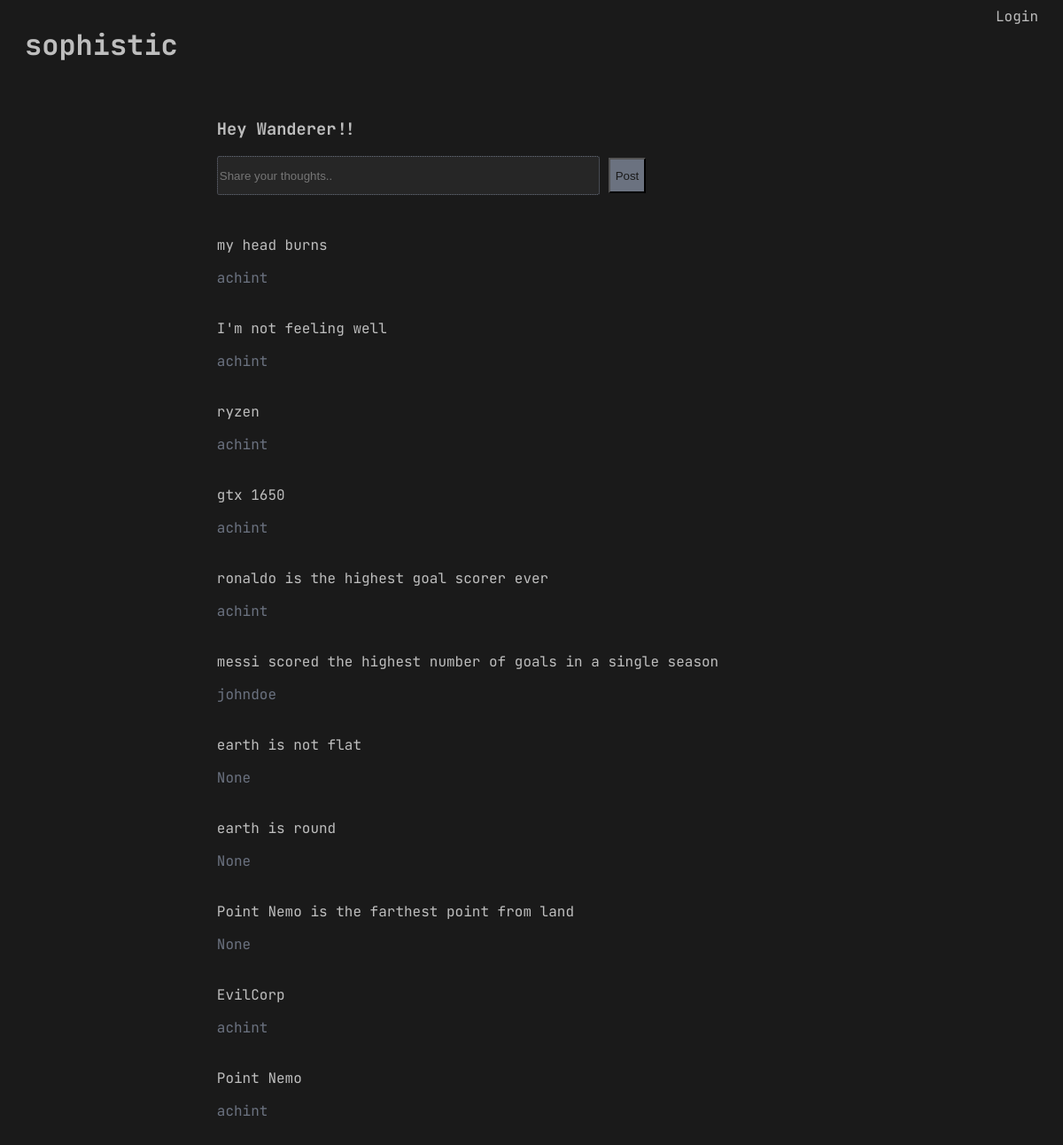
The page / on the database its author committed.
### base/models.py (models this page shows, shortened)
class Topic(models.Model):
    host = models.ForeignKey(User, on_delete=models.SET_NULL, null=True)
    topic = models.CharField(max_length=200)
    updated = models.DateTimeField(auto_now=True)
    created = models.DateTimeField(auto_now_add=True)
    class Meta:
        ordering = ['-updated', '-created']

### base/views.py (the view)
# urls.py: path('', views.HomeView, name='home'),
def HomeView(request):
    topics = Topic.objects.all()
    print('hello')
    if request.method == 'POST':
        topic = Topic.objects.create(
            host = request.user,
            topic = request.POST.get('topic')
        )
        return redirect('home')
    context = {'topics' : topics}
    return render(request, 'home.html', context)

### base/templates/home.html (shortened to what this page needs)
{% extends 'main.html' %}
{% block content %}
<div class="home-container">
    {% if request.user.is_authenticated %}
    <h3 class="welcome-msg">Hey {{request.user}}!!</h3>
    {% else %}
    <h3 class="welcome-msg">Hey Wanderer!!</h3>
    {% endif %}
    <div class="topic-post">
        <form action="" method="POST">
            <input type="text" placeholder="Share your thoughts.." name="topic" class="input-field">
            <input type="submit" value="Post" class="input-button">
        </form>
    </div>
    {% for topic in topics %}
    <div class="topic-container">
        <a href="{% url 'topic' topic.id %}">
            <p class="topics">{{ topic.topic }}</p>
        </a>
        <span class="topic-host">{{topic.host}}</span>
    </div>
    {% endfor %}
</div>
{% endblock content %}

### templates/main.html (shortened to what this page needs)
<!DOCTYPE html>
{% load static %}
<html>
    <head>
        <link rel="stylesheet" href="{% static 'styles/main.css' %}">
    </head>
    <body>
            {%include 'navbar.html' %}
            {% block content %}
            {% endblock %}
    </body>
</html>

### templates/navbar.html (shortened to what this page needs)
<div class="navbar">
    <div>
        <a href="/">
            <h1>sophistic</h1>
        </a>
    </div>
    <div>
        {% if request.user.is_authenticated %}
          <a href="{% url 'logout' %}"><span>Logout</span></a>
        {% else %}
        <a href="{% url 'login' %}"><span>Login</span></a>
        {% endif %}
    </div>
</div>

### static/styles/main.css (style rules this page uses)
body { background-color: #1a1a1a; color: #bebebe; font-family: 'JetBrains Mono'; }
a { text-decoration: none; }
a:link { color: #bebebe; }

### templates/navbar.html (style rules this page uses)
.navbar { padding-left: 20px; padding-right: 20px; display: flex; justify-content: space-between; }

### base/templates/home.html (style rules this page uses)
.home-container { width: 60%; margin: auto; padding: 20px; }
.topic-post { padding-bottom: 20px; }
.topic-container { padding-top: 10px; padding-bottom: 10px; }
.topic-host { color: rgb(107 114 128); }
.input-field { width: 60%; height: 5vh; border-radius: 3px; background-color: #262626; border: 1px dotted rgb(107 114 128); color: #bebebe; }
.input-button { background-color: rgb(107 114 128);; color: #1a1a1a; height: 5vh; }

### rows shown on the page
Topic: topic "my head burns", host "achint"
Topic: topic "I'm not feeling well", host "achint"
Topic: topic "ryzen", host "achint"
Topic: topic "gtx 1650", host "achint"
Topic: topic "ronaldo is the highest goal scorer ever", host "achint"
Topic: topic "messi scored the highest number of goals in a single season", host "johndoe"
Topic: topic "earth is not flat", host "None"
Topic: topic "earth is round", host "None"
Topic: topic "Point Nemo is the farthest point from land", host "None"
Topic: topic "EvilCorp", host "achint"
Topic: topic "Point Nemo", host "achint"
